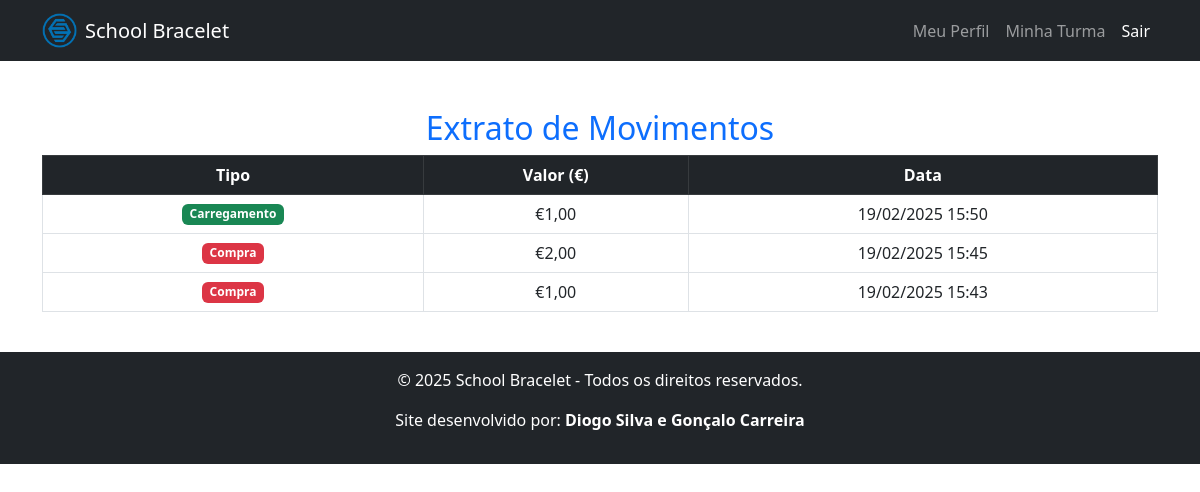
/views/extrato.php (signed in), run on the app's committed database.
### tables this page shows
CREATE TABLE `transacoes` (
  `id` int(11) NOT NULL,
  `user_id` int(11) NOT NULL,
  `tipo` enum('compra','carregamento') NOT NULL,
  `valor` decimal(10,2) NOT NULL,
  `data` timestamp NOT NULL DEFAULT current_timestamp()
);

### views/extrato.php (the view, shortened to what this page needs)
<nav class="navbar navbar-expand-lg navbar-dark bg-dark">
        <div class="container">
            <a class="navbar-brand d-flex align-items-center" href="../views/dashboard_alunos.php">
                <img src="../public/img/logo-epbjc.png" alt="Logo" width="35" height="35" class="me-2">
                <span>School Bracelet</span>
            </a>
            <div class="collapse navbar-collapse" id="navbarNav">
                <ul class="navbar-nav ms-auto">
                    <li class="nav-item"><a class="nav-link" href="student_profile.php">Meu Perfil</a></li>
                    <li class="nav-item"><a class="nav-link" href="student_class.php">Minha Turma</a></li>
                    <li class="nav-item"><a class="nav-link btn btn-danger text-white" href="../controllers/logout.php">Sair</a></li>
                </ul>
            </div>
        </div>
    </nav>
<!DOCTYPE html>
<html lang="pt">
<head>
<?php
include '../includes/head.php';
include '../config/db.php';
$user_id = $_SESSION['user_id'];
$query = "SELECT tipo, valor, data FROM transacoes WHERE user_id = ? ORDER BY data DESC";
$stmt = $conn->prepare($query);
$stmt->bind_param("i", $user_id);
$stmt->execute();
$result = $stmt->get_result();
?>
<div class="container mt-5">
    <h2 class="text-center text-primary">Extrato de Movimentos</h2>
    <div class="table-responsive">
        <table class="table table-hover table-bordered align-middle text-center">
            <thead class="table-dark">
                <tr>
                    <th>Tipo</th>
                    <th>Valor (€)</th>
                    <th>Data</th>
                </tr>
            </thead>
            <tbody>
                <?php while ($transacao = $result->fetch_assoc()) { ?>
                    <tr>
                        <td>
                            <span class="badge bg-<?php echo ($transacao['tipo'] == 'compra') ? 'danger' : 'success'; ?>">
                                <?php echo ucfirst($transacao['tipo']); ?>
                            </span>
                        </td>
                        <td>€<?php echo number_format($transacao['valor'], 2, ',', '.'); ?></td>
                        <td><?php echo date("d/m/Y H:i", strtotime($transacao['data'])); ?></td>
                    </tr>
                <?php } ?>
            </tbody>
        </table>
    </div>
</div>
<?php include '../includes/footer.php'; ?>
</body>
</html>

### data on the page
transacoes: tipo "Carregamento", valor "1,00", data "19/02/2025 15:50"
transacoes: tipo "Compra", valor "2,00", data "19/02/2025 15:45"
transacoes: tipo "Compra", valor "1,00", data "19/02/2025 15:43"
